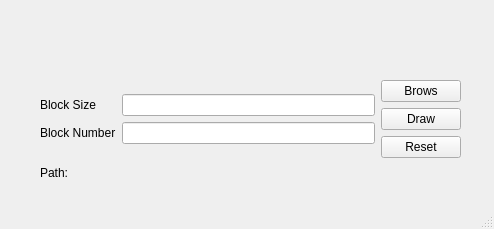
<?xml version="1.0" encoding="UTF-8"?>
<ui version="4.0">
 <class>MainWindow</class>
 <widget class="QMainWindow" name="MainWindow">
  <property name="geometry">
   <rect>
    <x>0</x>
    <y>0</y>
    <width>494</width>
    <height>229</height>
   </rect>
  </property>
  <property name="windowTitle">
   <string>MainWindow</string>
  </property>
  <widget class="QWidget" name="centralwidget">
   <widget class="QWidget" name="">
    <property name="geometry">
     <rect>
      <x>40</x>
      <y>80</y>
      <width>421</width>
      <height>102</height>
     </rect>
    </property>
    <layout class="QGridLayout" name="gridLayout_3">
     <item row="0" column="0">
      <layout class="QHBoxLayout" name="horizontalLayout_2">
       <item>
        <layout class="QGridLayout" name="gridLayout">
         <item row="0" column="0">
          <layout class="QVBoxLayout" name="verticalLayout_2">
           <item>
            <widget class="QLabel" name="labelBlockSize">
             <property name="text">
              <string>Block Size</string>
             </property>
            </widget>
           </item>
           <item>
            <widget class="QLabel" name="label_2">
             <property name="text">
              <string>Block Number</string>
             </property>
            </widget>
           </item>
          </layout>
         </item>
         <item row="0" column="1">
          <layout class="QVBoxLayout" name="verticalLayout">
           <item>
            <widget class="QLineEdit" name="lineEditBlockSize"/>
           </item>
           <item>
            <widget class="QLineEdit" name="lineEditBlockNumber"/>
           </item>
          </layout>
         </item>
        </layout>
       </item>
       <item>
        <layout class="QGridLayout" name="gridLayout_2">
         <item row="0" column="0">
          <widget class="QPushButton" name="pushButtonSetPath">
           <property name="text">
            <string>Brows</string>
           </property>
          </widget>
         </item>
         <item row="1" column="0">
          <widget class="QPushButton" name="pushButtonDraw">
           <property name="text">
            <string>Draw</string>
           </property>
          </widget>
         </item>
         <item row="2" column="0">
          <widget class="QPushButton" name="pushButtonReset">
           <property name="text">
            <string>Reset</string>
           </property>
          </widget>
         </item>
        </layout>
       </item>
      </layout>
     </item>
     <item row="1" column="0">
      <layout class="QHBoxLayout" name="horizontalLayout" stretch="50,400">
       <item>
        <widget class="QLabel" name="label">
         <property name="text">
          <string>Path:</string>
         </property>
        </widget>
       </item>
       <item>
        <widget class="QLabel" name="labelPath">
         <property name="text">
          <string/>
         </property>
        </widget>
       </item>
      </layout>
     </item>
    </layout>
   </widget>
  </widget>
  <widget class="QMenuBar" name="menubar">
   <property name="geometry">
    <rect>
     <x>0</x>
     <y>0</y>
     <width>494</width>
     <height>20</height>
    </rect>
   </property>
  </widget>
  <widget class="QStatusBar" name="statusbar"/>
 </widget>
 <resources/>
 <connections/>
</ui>
